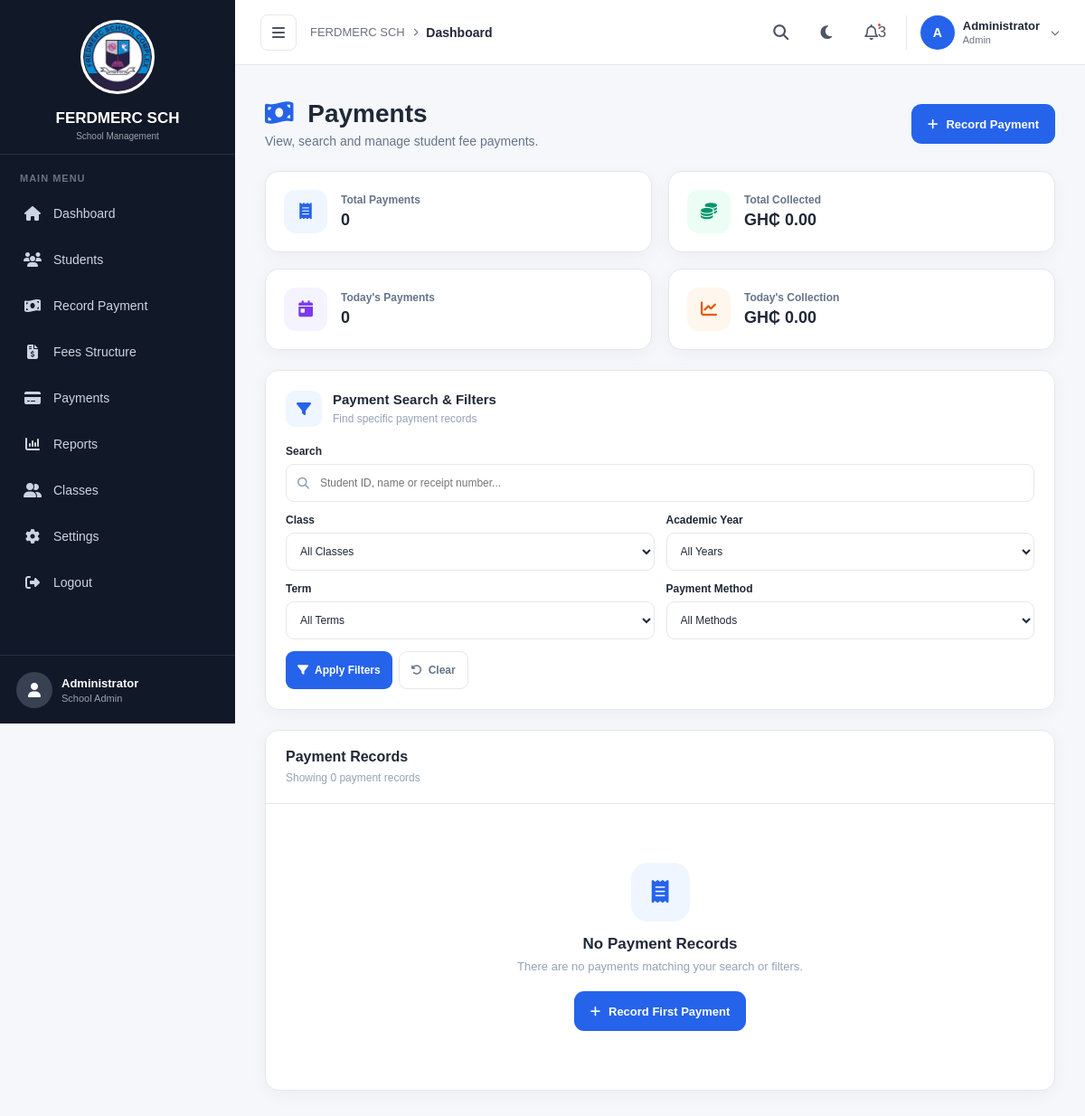
The page /payments/ on the database as committed earlier.
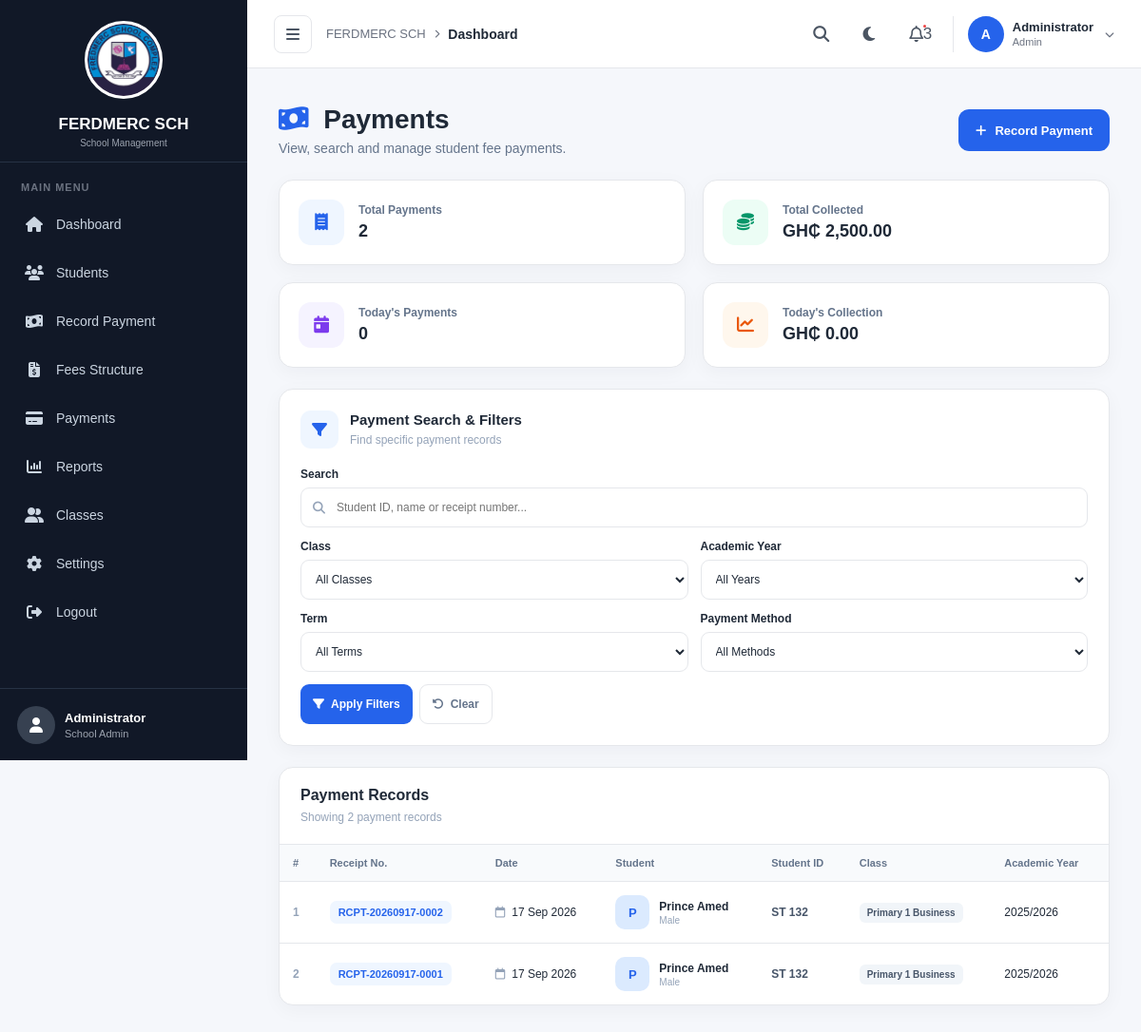
The same page on the database as committed later.
### fees/models.py (models this page shows, shortened)
class Payment(models.Model):
    TERM_CHOICES = [
        ("First Term", "First Term"),
        ("Second Term", "Second Term"),
        ("Third Term", "Third Term"),
    ]
    PAYMENT_METHOD_CHOICES = [
        ("Cash", "Cash"),
        ("Bank Transfer", "Bank Transfer"),
        ("Mobile Money", "Mobile Money"),
        ("Cheque", "Cheque"),
        ("Card", "Card"),
    ]
    student = models.ForeignKey(
        Student,
        on_delete=models.CASCADE,
        related_name="payments"
    )
    academic_year = models.CharField(
        max_length=20
    )
    term = models.CharField(
        max_length=20,
        choices=TERM_CHOICES
    )
    amount = models.DecimalField(
        max_digits=10,
        decimal_places=2
    )
    payment_method = models.CharField(
        max_length=30,
        choices=PAYMENT_METHOD_CHOICES
    )
    payment_date = models.DateField()
    receipt_number = models.CharField(
        max_length=100,
        blank=True,
        null=True
    )
    description = models.TextField(
        blank=True,
        null=True
    )
    created_at = models.DateTimeField(
        auto_now_add=True
    )

class Student(models.Model):
    GENDER_CHOICES = [
        ("Male", "Male"),
        ("Female", "Female"),
    ]
    STATUS_CHOICES = [
        ("Active", "Active"),
        ("Inactive", "Inactive"),
    ]
    FEE_STATUS_CHOICES = [
        ("Paid", "Paid"),
        ("Pending", "Pending"),
        ("Overdue", "Overdue"),
    ]
    first_name = models.CharField(max_length=100)
    last_name = models.CharField(max_length=100)
    student_id = models.CharField(
        max_length=50,
        unique=True
    )
    registration_number = models.CharField(
        max_length=50,
        unique=True,
        blank=True,
        null=True
    )
    date_of_birth = models.DateField(
        blank=True,
        null=True
    )
    student_class = models.CharField(
        max_length=100
    )
    stream = models.CharField(
        max_length=100,
        blank=True,
        null=True
    )
    academic_year = models.CharField(
        max_length=20,
        default="2025/2026"
    )
    gender = models.CharField(
        max_length=10,
        choices=GENDER_CHOICES
    )
    parent_name = models.CharField(
        max_length=150,
        blank=True,
        null=True
    )
    parent_contact = models.CharField(
        max_length=30,
        blank=True,
        null=True
    )
    address = models.TextField(
        blank=True,
        null=True
    )
    additional_information = models.TextField(
        blank=True,
        null=True
    )
    status = models.CharField(
        max_length=10,
        choices=STATUS_CHOICES,
        default="Active"
    )
    fee_status = models.CharField(
        max_length=10,
        choices=FEE_STATUS_CHOICES,
        default="Pending"
    )
    discount = models.DecimalField(
        max_digits=5,
        decimal_places=2,
        default=0
    )
    balance = models.DecimalField(
        max_digits=10,
        decimal_places=2,
        default=0
    )
    photo = models.ImageField(
        upload_to="students/",
        blank=True,
        null=True
    )
    date_registered = models.DateTimeField(
        auto_now_add=True
    )

### fees/views.py (the view, shortened to what this page needs)
def payments(request):
    payments = Payment.objects.select_related(
        "student"
    ).all().order_by(
        "-payment_date",
        "-id"
    )
    search = request.GET.get(
        "search",
        ""
    ).strip()
    student_class = request.GET.get(
        "student_class",
        ""
    ).strip()
    if student_class:
        payments = payments.filter(
            student__student_class=student_class
        )
    academic_year = request.GET.get(
        "academic_year",
        ""
    ).strip()
    if academic_year:
        payments = payments.filter(
            academic_year=academic_year
        )
    term = request.GET.get(
        "term",
        ""
    ).strip()
    if term:
        payments = payments.filter(
            term=term
        )
    payment_method = request.GET.get(
        "payment_method",
        ""
    ).strip()
    if payment_method:
        payments = payments.filter(
            payment_method=payment_method
        )
    total_payments = payments.count()
    total_collected = payments.aggregate(
        total=models.Sum("amount")
    )["total"] or 0
    today = timezone.localdate()
    today_payments = payments.filter(
        payment_date=today
    )
    today_collected = today_payments.aggregate(
        total=models.Sum("amount")
    )["total"] or 0
    classes = Student.objects.values_list(
        "student_class",
        flat=True
    ).distinct().order_by(
        "student_class"
    )
    academic_years = Payment.objects.values_list(
        "academic_year",
        flat=True
    ).distinct().order_by(
        "-academic_year"
    )
    payment_methods = [
        "Cash",
        "Bank Transfer",
        "Mobile Money",
        "Cheque",
        "Card",
    ]
    return render(
        request,
        "fees/payments.html",
        {
            "payments": payments,
            "total_payments": total_payments,
            "total_collected": total_collected,
            "today_payments": today_payments.count(),
            "today_collected": today_collected,
            "classes": classes,
            "academic_years": academic_years,
            "payment_methods": payment_methods,
            "search": search,
            "selected_class": student_class,
            "selected_academic_year": academic_year,
            "selected_term": term,
            "selected_payment_method": payment_method,
        }
    )

### fees/context_processors.py (called while the page is built)
def school_settings(request):
    settings = SchoolSettings.objects.first()
    if not settings:
        settings = SchoolSettings.objects.create()
    return {
        "school_settings": settings
    }

### templates/fees/payments.html (shortened to what the changed rows need)
{% extends "fees/base.html" %}
{% load humanize %}
{% block content %}
<link rel="stylesheet" href="/static/css/payments.css">
<div class="payments-page">
    <div class="page-header">
        <div>
            <h1>
                <i class="fa-solid fa-money-bill-wave"></i>
                Payments
            </h1>
        </div>
    </div>
    <div class="payment-stats">
        <div class="stat-card">
            <div class="stat-info">
                <span>Total Payments</span>
                <strong>{{ total_payments|intcomma }}</strong>
            </div>
        </div>
        <div class="stat-card">
            <div class="stat-info">
                <span>Total Collected</span>
                <strong>
                    GH₵ {{ total_collected|floatformat:2|intcomma }}
                </strong>
            </div>
        </div>
    </div>
    <div class="payments-card">
        <div class="payments-card-header">
            <div>
                <h3>
                    Payment Records
                </h3>
                <span>
                    Showing {{ payments|length }} payment record{{ payments|length|pluralize }}
                </span>
            </div>
        </div>
        {% if payments %}
        <div class="table-wrapper">
            <table class="payments-table">
                <thead>
                    <tr>
                        <th>#</th>
                        <th>Receipt No.</th>
                        <th>Date</th>
                        <th>Student</th>
                        <th>Student ID</th>
                        <th>Class</th>
                        <th>Academic Year</th>
                        <th>Term</th>
                    </tr>
                </thead>
                <tbody>
                    {% for payment in payments %}
                    <tr>
                        <td class="row-number">
                            {{ forloop.counter }}
                        </td>
                        <td>
                            <span class="receipt-number">
                                {{ payment.receipt_number|default:"—" }}
                            </span>
                        </td>
                        <td>
                            <div class="date-cell">
                                <i class="fa-regular fa-calendar"></i>
                                <span>
                                    {{ payment.payment_date|date:"d M Y" }}
                                </span>
                            </div>
                        </td>
                        <td>
                            <div class="student-cell">
                                <div class="student-avatar">
                                    {% if payment.student.photo %}
                                        <img
                                            src="{{ payment.student.photo.url }}"
                                            alt="{{ payment.student }}"
                                        >
                                    {% else %}
                                        {{ payment.student.first_name|first|upper }}
                                    {% endif %}
                                </div>
                                <div class="student-name">
                                    <strong>
                                        {{ payment.student.first_name }}
                                        {{ payment.student.last_name }}
                                    </strong>
                                    <span>
                                        {{ payment.student.gender }}
                                    </span>
                                </div>
                            </div>
                        </td>
                        <td>
                            <span class="student-id">
                                {{ payment.student.student_id }}
                            </span>
                        </td>
                        <td>
                            <span class="class-badge">
                                {{ payment.student.student_class }}
                                {% if payment.student.stream %}
                                    {{ payment.student.stream }}
                                {% endif %}
                            </span>
                        </td>
                        <td>
                            {{ payment.academic_year }}
                        </td>
                        <td>
                        </td>
                    </tr>
                    {% endfor %}
                </tbody>
            </table>
        </div>
        {% else %}
        <div class="empty-payments">
            <div class="empty-icon">
                <i class="fa-solid fa-receipt"></i>
            </div>
            <h3>
                No Payment Records
            </h3>
            <p>
                There are no payments matching your search or filters.
            </p>
            <a
                href="{% url 'record_payment' %}"
                class="record-payment-btn"
            >
                <i class="fa-solid fa-plus"></i>
                Record First Payment
            </a>
        </div>
        {% endif %}
    </div>
</div>
{% endblock %}

Rows that differ between the two databases and show on the page:
added Payment: receipt_number "RCPT-20260917-0002", payment_date "17 Sep 2026", student.first_name|first "P", student.first_name "Prince", student.last_name "Amed", student.gender "Male", student.student_id "ST 132", student.student_class "Primary 1", student.stream "Business", academic_year "2025/2026"
added Payment: receipt_number "RCPT-20260917-0001", payment_date "17 Sep 2026", student.first_name|first "P", student.first_name "Prince", student.last_name "Amed", student.gender "Male", student.student_id "ST 132", student.student_class "Primary 1", student.stream "Business", academic_year "2025/2026"
Other text that changed with them:
{{ total_payments|intcomma }}: "0" → "2"
{{ total_collected|floatformat:2|intcomma }}: "0.00" → "2,500.00"
{{ payments|length }}: "0" → "2"
text no longer shown: "No Payment Records There are no payments matching your search or filters. Record First Payment"
text now shown: "# Receipt No. Date Student Student ID Class Academic Year"
